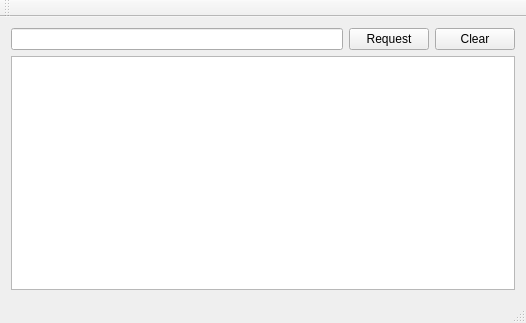
<?xml version="1.0" encoding="UTF-8"?>
<ui version="4.0">
 <class>MainWindow</class>
 <widget class="QMainWindow" name="MainWindow">
  <property name="geometry">
   <rect>
    <x>0</x>
    <y>0</y>
    <width>526</width>
    <height>323</height>
   </rect>
  </property>
  <property name="windowTitle">
   <string>SELECT requester</string>
  </property>
  <widget class="QWidget" name="centralWidget">
   <layout class="QVBoxLayout" name="verticalLayout_2">
    <item>
     <layout class="QVBoxLayout" name="verticalLayout">
      <item>
       <layout class="QHBoxLayout" name="horizontalLayout">
        <item>
         <widget class="QLineEdit" name="lineEdit"/>
        </item>
        <item>
         <widget class="QPushButton" name="requestButton">
          <property name="text">
           <string>Request</string>
          </property>
         </widget>
        </item>
        <item>
         <widget class="QPushButton" name="clearButton">
          <property name="text">
           <string>Clear</string>
          </property>
         </widget>
        </item>
       </layout>
      </item>
      <item>
       <widget class="QTextBrowser" name="textBrowser"/>
      </item>
     </layout>
    </item>
   </layout>
  </widget>
  <widget class="QMenuBar" name="menuBar">
   <property name="geometry">
    <rect>
     <x>0</x>
     <y>0</y>
     <width>526</width>
     <height>22</height>
    </rect>
   </property>
  </widget>
  <widget class="QToolBar" name="mainToolBar">
   <attribute name="toolBarArea">
    <enum>TopToolBarArea</enum>
   </attribute>
   <attribute name="toolBarBreak">
    <bool>false</bool>
   </attribute>
  </widget>
  <widget class="QStatusBar" name="statusBar"/>
 </widget>
 <layoutdefault spacing="6" margin="11"/>
 <resources/>
 <connections/>
</ui>
